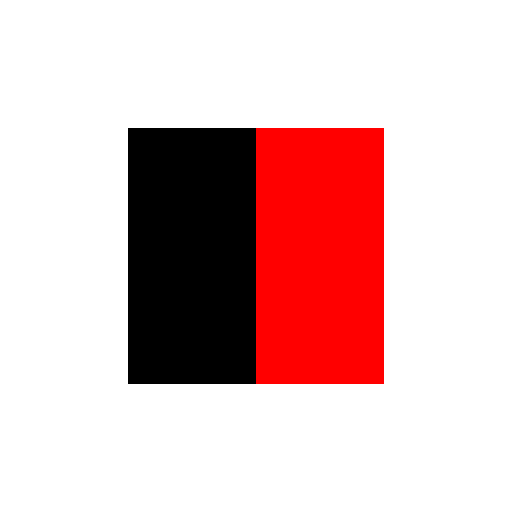
#> input picture tests/fixtures/conformance/multicolor-rejection/source.png, 1024 x 1024 px (shown at 1/2 size); its folder holds only this picture in this run
$ python -i raster.py   (imports and definitions only)
#> lines starting #> are read from the running program, lines starting #| are printed output that depends on the picture
"""Safe one-pass raster intake and frozen-reference normalization."""

from __future__ import annotations

from dataclasses import dataclass
from fractions import Fraction
from io import BytesIO
from pathlib import Path
import math
from typing import Literal
import warnings

import numpy as np
from numpy.typing import NDArray
from PIL import Image, ImageCms, ImageOps, UnidentifiedImageError

from .errors import InvalidInputError
from .geometry import dilate


MAX_INPUT_BYTES = 50 * 1024 * 1024
MAX_INPUT_PIXELS = 16_000_000
MAX_INPUT_SIDE = 8192
CANONICAL_MAX_SIDE = 1024
VIEWBOX_MAX_SIDE = 64
SUPPORTED_FORMATS = frozenset({"PNG", "JPEG", "WEBP"})

# Pillow otherwise only warns, which is explicitly not an acceptable intake result.
Image.MAX_IMAGE_PIXELS = MAX_INPUT_PIXELS


@dataclass(frozen=True)
class NormalizationEstimate:
    """Frozen automatic normalization result derived exclusively from reference pixels."""

    background_luminance: float
    foreground_luminance: float
    polarity: str
    coverage: NDArray[np.float64]
    mask: NDArray[np.bool_]


@dataclass(frozen=True)
class NormalizationDecision:
    """A user-confirmed foreground/background decision for ambiguous references."""

    background_luminance: float
    foreground_luminance: float
    polarity: Literal["dark", "light"]


@dataclass(frozen=True)
class FrozenPlacement:
    """A frozen, reusable source-to-canonical-canvas raster transform."""

    image: Image.Image
    source_size: tuple[int, int]
    canvas_size: tuple[int, int]
    resampled_size: tuple[int, int]
    scale_x: float
    scale_y: float
    offset_x: int
    offset_y: int
    fit_mode: Literal["contain", "cover", "stretch"]


def _round_half_up(value: Fraction) -> int:
    """Round a non-negative rational number with ties away from zero."""
    return (2 * value.numerator + value.denominator) // (2 * value.denominator)


# [15 lines left out: function canonical_size, not called in this run]


def _resize_dimension(source: int, scale: Fraction) -> int:
    return _round_half_up(Fraction(source, 1) * scale)


def _resample_rgba(source: Image.Image, size: tuple[int, int]) -> Image.Image:
    return source.convert("RGBA").resize(size, Image.Resampling.LANCZOS)


# [146 lines left out: functions _composite_with_crop, place_raster, apply_frozen_placement, _source_profile_to_srgb, load_raster, _relative_luminance, not called in this run]


def estimate_normalization_profile(
    image: Image.Image,
) -> tuple[NormalizationEstimate, dict[str, float], str]:
    """Derive normalized pixels and every frozen automatic estimator value."""
    if not isinstance(image, Image.Image):
        raise TypeError("image must be a PIL Image")
    rgba = _source_profile_to_srgb(ImageOps.exif_transpose(image))
    luminance, alpha = _relative_luminance(rgba)
    height, width = luminance.shape
    if not height or not width:
        raise InvalidInputError("raster cannot be empty")
    border_width = max(1, math.ceil(0.05 * min(height, width)))
    outer = np.zeros((height, width), dtype=bool)
    outer[:border_width, :] = True
    outer[-border_width:, :] = True
    outer[:, :border_width] = True
    outer[:, -border_width:] = True
    inner = ~outer
    opaque_inner = inner & (alpha >= 1.0)
    if not np.any(opaque_inner):
        raise InvalidInputError("inner raster area has no opaque pixels")
    # Placed ``contain`` references may leave transparent canvas padding at
    # the border.  Its RGB bytes are not source background evidence.
    opaque_border = outer & (alpha >= 1.0)
    border_luminance = luminance[opaque_border] if np.any(opaque_border) else luminance[outer]
    background = float(np.median(border_luminance))
    foreground_samples = luminance[opaque_inner]
    dark_foreground = float(np.percentile(foreground_samples, 5, method="linear"))
    light_foreground = float(np.percentile(foreground_samples, 95, method="linear"))
    dark_contrast = background - dark_foreground
    light_contrast = light_foreground - background
    contrast = max(dark_contrast, light_contrast)
    if (
        float(np.var(border_luminance)) > 0.02
        or abs(dark_contrast - light_contrast) < 0.05
        or contrast < 0.25
    ):
        raise InvalidInputError("automatic foreground/background estimate is ambiguous")
    decision = NormalizationDecision(
        background_luminance=background,
        foreground_luminance=dark_foreground if dark_contrast > light_contrast else light_foreground,
        polarity="dark" if dark_contrast > light_contrast else "light",
    )
    return (
        normalize_with_decision(rgba, decision),
        {
            "background_luminance": background,
            "dark_foreground_luminance": dark_foreground,
            "light_foreground_luminance": light_foreground,
            "border_variance": float(np.var(border_luminance)),
            "dark_contrast": dark_contrast,
            "light_contrast": light_contrast,
            "contrast": contrast,
        },
        decision.polarity,
    )


def estimate_normalization(image: Image.Image) -> NormalizationEstimate:
    """Estimate polarity and coverage using the frozen WCAG/type-7 contract."""
    return estimate_normalization_profile(image)[0]


# [46 lines left out: functions normalize_with_decision, build_uncertainty, not called in this run]

>>> import cv2
>>> picture = cv2.imread('../../tests/fixtures/conformance/multicolor-rejection/source.png', cv2.IMREAD_GRAYSCALE)
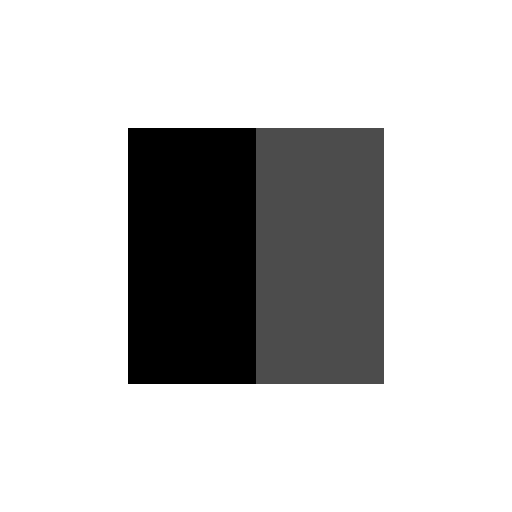
#> picture: shape (1024, 1024) (shown at 1/2 size); min 0, max 255, mean 200.8
#> (the run stopped early here; a loop or call above may not have finished)
